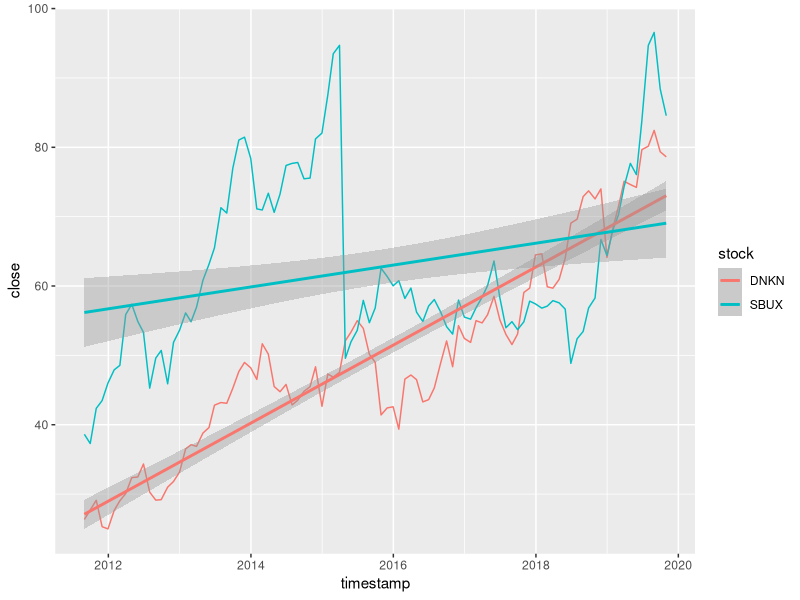
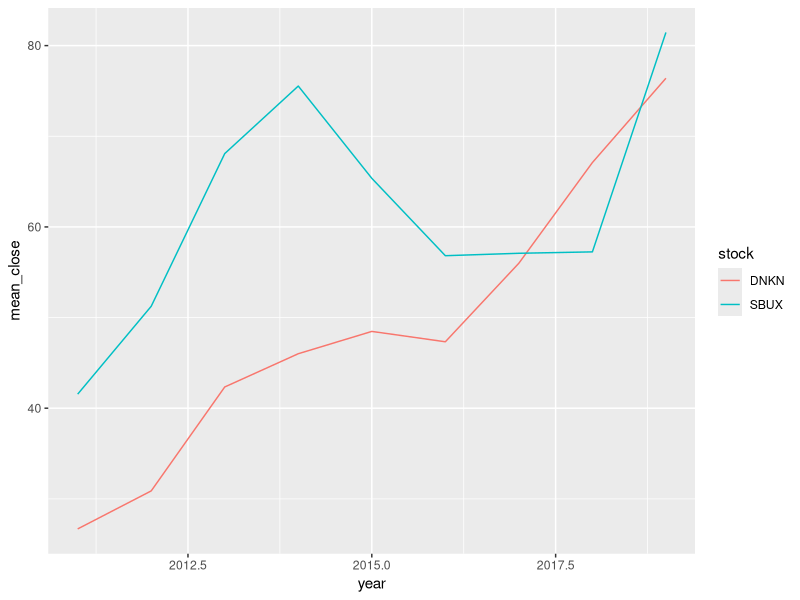
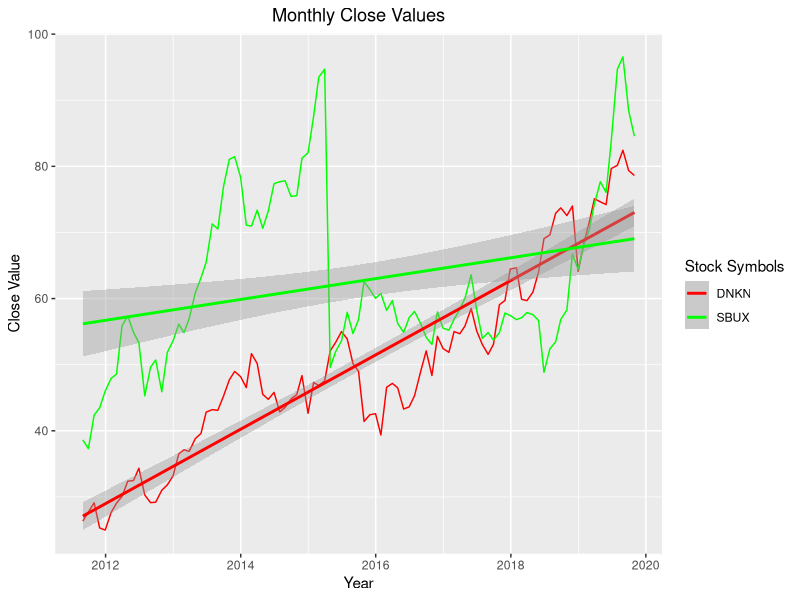

The R source for these figures, in order:
library(tidyverse)
library(lubridate)
library(zoo)

# DNKN <- read_csv("data/monthly_DNKN.csv")
# SBUX <- read_csv("data/monthly_SBUX.csv")
#
# DNKN <- DNKN %>%
#   select(timestamp, close)
# SBUX <- SBUX %>%
#   select(timestamp, close)
#
# DNKN <- DNKN %>%
#   slice(2:100)
# SBUX <- SBUX %>%
#   slice(2:100)
# 
# DNKN %>% write_csv("data/modified_DNKN.csv")
# SBUX %>% write_csv("data/modified_SBUX.csv")

DNKN <- read_csv("data/modified_DNKN.csv")
SBUX <- read_csv("data/modified_SBUX.csv")

DNKN <- DNKN %>%
  mutate(stock = "DNKN")
SBUX <- SBUX %>%
  mutate(stock = "SBUX")

D_S <- tibble(
  timestamp = c(DNKN %>%
                  pull(timestamp),
                SBUX %>%
                  pull(timestamp)),
  stock = c(DNKN %>%
              pull(stock),
            SBUX %>%
              pull(stock)),
  close = c(DNKN %>%
              pull(close),
            SBUX %>%
              pull(close))
)

D_S %>%
  group_by(stock) %>%
  ggplot() +
  geom_line(mapping = aes(x = timestamp, y = close, color = stock))+
  geom_smooth(mapping = aes(timestamp,close,color=stock),method = "lm")


SBUX<-SBUX %>% 
  arrange(timestamp)
DNKN<-DNKN %>% 
  arrange(timestamp)

Starbucks_average_growth_rate<-(tail(SBUX,1)$close-head(SBUX,1)$close)/tail(SBUX,1)$close*100/7

Dunkin_average_growth_rate<-(tail(DNKN,1)$close-head(DNKN,1)$close)/tail(DNKN,1)$close*100/7




Starbucks_intercepts<-lm(SBUX$close~SBUX$timestamp)[1]$coefficient
Starbucks_monthly_average_growth_rate<-(-atan(Starbucks_intercepts[1]/Starbucks_intercepts[2]))

Dunkin_intercepts<-lm(DNKN$close~DNKN$timestamp)[1]$coefficient
Dunkin_monthly_average_growth_rate<-(-atan(Dunkin_intercepts[1]/Dunkin_intercepts[2]))

# 
# lm(DNKN$close~DNKN$timestamp) %>% 
#   Coefficients

# 
# sim1_mod <- lm(close ~ timestamp, data = filter(D_S,stock=="DNKN"))
# coef(sim1_mod)
# 
# sim1_mod <- lm(close ~ timestamp, data = filter(D_S,stock=="SBUX"))
# coef(sim1_mod)



temp <- D_S %>%
  mutate(year = year(timestamp)) %>%
  group_by(year, stock) %>%
  summarize(mean_close = mean(close))

temp %>%
  group_by(stock) %>%
  ggplot() +
  geom_line(mapping = aes(x = year, y = mean_close, color = stock))





D_S %>%
  group_by(stock) %>%
  ggplot() +
  geom_line(mapping = aes(x = timestamp, y = close, color = stock)) +
  scale_color_manual(values = c("red", "green")) +
  geom_smooth(mapping = aes(timestamp,close,color=stock),method = "lm") +
  labs(title = "Monthly Close Values",
       x = "Year",
       y = "Close Value") +
  guides(color = guide_legend(title = "Stock Symbols")) +
  theme(plot.title = element_text(hjust = 0.5))

